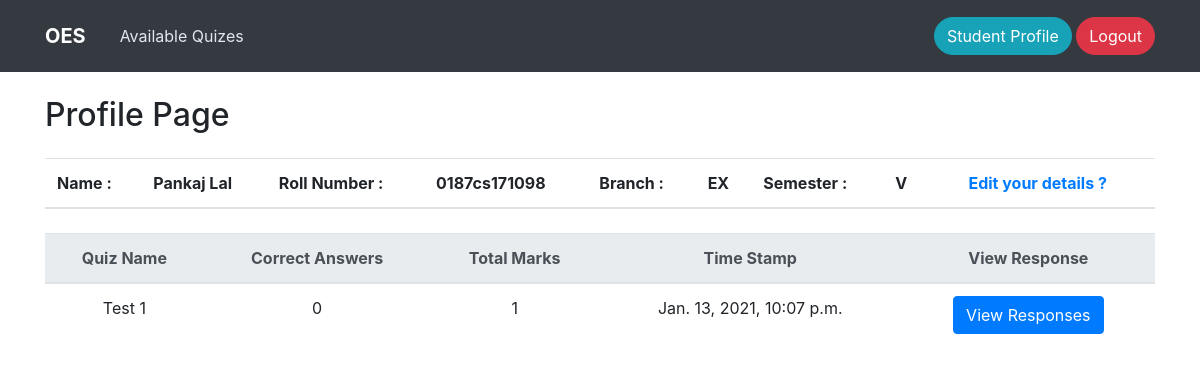
The app's page /profile/ (signed in) with its own data.
### Authentication/models.py (models this page shows, shortened)
class Student(models.Model):
    user = models.OneToOneField(User, on_delete=models.CASCADE, primary_key=True)
    Sem=models.CharField(max_length=20,null=True,choices=sem)
    Branch=models.CharField(max_length=20,null=True,choices=branches)
    RollNo=models.CharField(max_length=20,unique=True,blank=True,null=True)
    signup_confirmation = models.BooleanField(default=False)

### Exam/models.py (models this page shows, shortened)
class QuizTakers(models.Model):
    user = models.ForeignKey(User, on_delete=models.CASCADE)
    quiz = models.ForeignKey(Quiz, on_delete=models.CASCADE)
    correct_answers = models.IntegerField(default=0)
    completed = models.BooleanField(default=False)
    timestamp = models.DateTimeField(auto_now_add=True)

class Quiz(models.Model):
    user=models.OneToOneField(User, on_delete=models.CASCADE)
    name = models.CharField(max_length=1000)
    Branch=models.CharField(max_length=20,null=True,choices=branches)
    Sem=models.CharField(max_length=20,null=True,choices=sem)
    description = models.CharField(max_length=70)
    total_marks = models.IntegerField(help_text="Enter total Marks Note:Each Question is of 1 Marks ! ")
    time=models.IntegerField(help_text="Enter total Time in Minutes ! ")
    created = models.DateTimeField(auto_now_add=True)
    slug = models.SlugField(unique=True)
    published = models.BooleanField(default=False)
    class Meta:
        ordering = ["-created",]
        verbose_name_plural ="Quizzes"

### Exam/views.py (the view)
# urls.py: path('profile/',views.profile,name='profile'),
@login_required(login_url='login')
def profile(request):
    profile=QuizTakers.objects.filter(user=request.user)
    quiz=Quiz.objects.filter(user=request.user)
    context={
        'profile':profile,"quiz":quiz,
    }
    return render(request,"Exam/Profile.html",context)

### Authentication/templatetags/auth_extras.py (called while the page is built)
@register.filter(name='has_group')
def has_group(user, group_name):
    group = Group.objects.get(name=group_name)
    return True if group in user.groups.all() else False

### templates/Exam/Profile.html
{% extends "base.html" %} {% block title %}OES | {{request.user}} Profile{% endblock title %} {% block body %} {% load auth_extras %}
{% include 'Exam/Nav.html'%}
{% load auth_extras %}
<div class="container mt-4">
  <h2>Profile Page</h2>
  <div class="table-responsive">
    <table class="table mt-3">
        <thead class="">
            <tr>
                <th>Name :</th>
                <th>{{request.user.first_name}} {{request.user.last_name}}</th>
                {% if request.user|has_group:"teacher" %}
                <th>UID :</th>
                <th>{{request.user.teacher.UID}}</th>
                <th>Branch :</th>
                <th>{{request.user.teacher.Branch}}</th>
                <th>Semester :</th>
                <th>{{request.user.teacher.Sem}}</th>
                {% else %}
                <th>Roll Number :</th>
                <th>{{request.user.student.RollNo}}</th>
                <th>Branch :</th>
                <th>{{request.user.student.Branch}}</th>
                <th>Semester :</th>
                <th>{{request.user.student.Sem}}</th>
                {% endif %}
                <th></th>
                <th>
                    {% if request.user|has_group:"teacher" %}
                    <a name="" id="" class="" href="{% url 'details_teach' %}" >Edit your details ?</a>
                    {% else %}
                    <a name="" id="" class="" href="{% url 'details_stud' %}" >Edit your details ?</a>
                    {% endif %}
                </th>
            </tr>
        </thead>
    </table>
  </div>
  {% if request.user|has_group:"teacher" %}
  <div class="table-responsive">
    <table class="table mt-2">
            <thead class="thead-light">
            <tr>
                <th class="text-center" scope="col">Quiz Name</th>
                <th class="text-center" scope="col">Total Marks</th>
                <th class="text-center" scope="col">Time Stamp</th>
                <th class="text-center" scope="col">Published</th>
            </tr>
            </thead>
            <tbody>
            {% for q in quiz %}
            <tr>
                <td class="text-center">{{q.name}}</td>
                <td class="text-center">{{q.total_marks}}</td>
                <td class="text-center">{{q.created}}</td>
                <td class="text-center">{{q.published}}</td>
            </tr>
            {% endfor %}
            </tbody>
        </table>
    </div>
    {% else %}
    <div class="table-responsive">
        <table class="table mt-2">
                <thead class="thead-light">
                <tr>
                    <th class="text-center" scope="col">Quiz Name </th>
                    <th class="text-center" scope="col">Correct Answers</th>
                    <th class="text-center" scope="col">Total Marks</th>
                    <th class="text-center" scope="col">Time Stamp</th>
                    <th class="text-center" scope="col">View Response</th>
                </tr>
                </thead>
                <tbody>
                {% for details in profile %}
                <tr>
                    <td class="text-center">{{details.quiz.name}}</td>
                    <td class="text-center">{{details.correct_answers}}</td>
                    <td class="text-center">{{details.quiz.total_marks}}</td>
                    <td class="text-center">{{details.timestamp}}</td>
                    <td class="text-center">
                        <a class="btn btn-primary" href="{% url 'viewresponse' details.quiz.id %}" role="button">View Responses</a>
                    </td>
                </tr>
                {% endfor %}
                </tbody>
            </table>
        </div>
        {% endif %}
</div>
{% endblock body %}

### templates/Exam/Nav.html (shortened to what this page needs)
 {% load auth_extras %}
    <nav class="navbar navbar-dark bg-dark navbar-expand-md navigation-clean-button">
        <div class="container"><a class="navbar-brand" href="{% url 'home' %}">OES</a>
            <div class="collapse navbar-collapse"
                id="navcol-1">
                <ul class="nav navbar-nav mr-auto">
                <li class="nav-item"><a class="nav-link {% block active_quizes %}{% endblock active_quizes %}" href="{% url 'home' %}">Available Quizes</a></li>
                </ul>
                {% if request.user.is_authenticated %}
                    <span>
                    <a class="btn btn-info rounded-pill" role="button" href="{% url 'profile' %}">{{request.user}} Profile</a>
                    <a class="btn btn-danger rounded-pill" role="button" href="{% url 'logout' %}">Logout</a>
                    </span>
                {% else %}
                    <span class="navbar-text actions"> <a class="login" href="{% url 'login' %}">Log In</a>
                    <a class="btn btn-info action-button" role="button" href="{% url 'signup' %}">Sign Up</a>
                    </span>
                {% endif %}
            </div>
        </div>
    </nav>

### static/css/base.css (style rules this page uses)
.navigation-clean-button { background:#fff;padding-top:.75rem;padding-bottom:.75rem;color:#333;border-radius:0;box-shadow:none;border:none;margin-bottom:0 }
@media (min-width:768px) { .navigation-clean-button { padding-top:1rem;padding-bottom:1rem } }
.navigation-clean-button .navbar-brand { font-weight:700;color:inherit }
.navigation-clean-button .form-inline,.navigation-clean-button .navbar-collapse { border-top-color:#ddd }
.navigation-clean-button.navbar-dark .form-inline,.navigation-clean-button.navbar-dark .navbar-collapse { border-top-color:#333 }
.navigation-clean-button.navbar .navbar-nav .nav-link { padding-left:18px;padding-right:18px }
.navigation-clean-button.navbar-dark { background-color:#1f2021;color:#fff }
.navigation-clean-button.navbar-dark .actions .login,.navigation-clean-button.navbar-dark .navbar-nav .nav-link { color:#dfe8ee }

### records on screen
QuizTakers: quiz.name "Test 1", correct_answers "0", quiz.total_marks "1", timestamp "Jan. 13, 2021, 10:07 p.m."

### other values on screen
{{ request.user }} "Student"
{{ request.user.first_name }} "Pankaj"
{{ request.user.last_name }} "Lal"
{{ request.user.student.RollNo }} "0187cs171098"
{{ request.user.student.Branch }} "EX"
{{ request.user.student.Sem }} "V"
